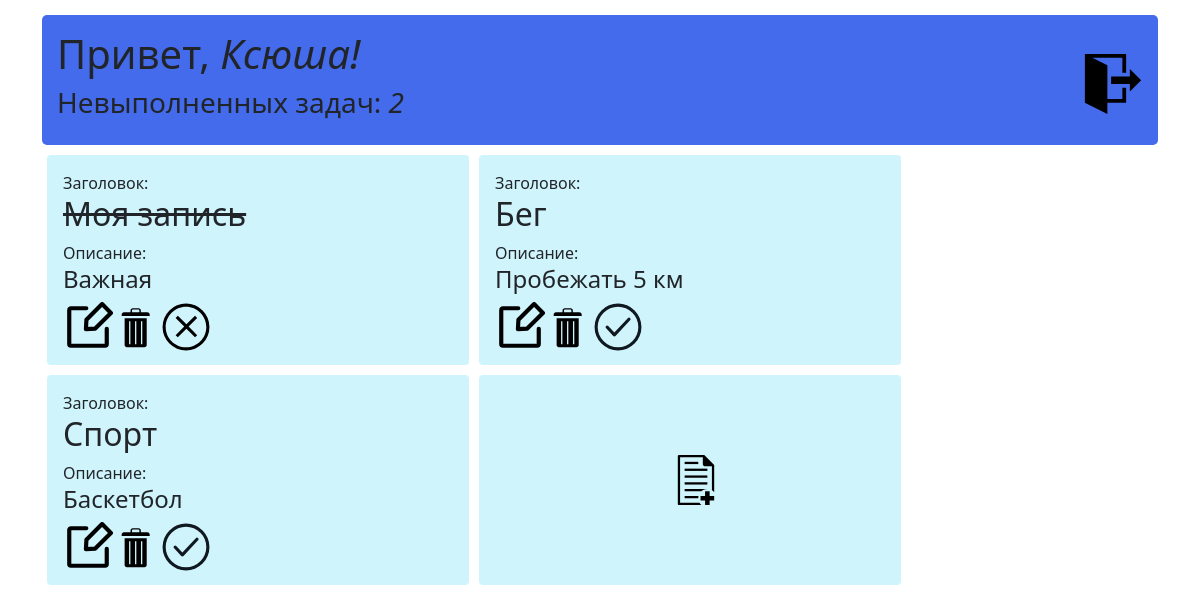
Page /task (signed in) on the committed database.
### app.py (models this page shows, shortened)
class Users(db.Model, UserMixin):
    id = db.Column(db.Integer, primary_key=True)
    name = db.Column(db.String(50), nullable=False, unique=True)
    psw = db.Column(db.String(500), nullable=False)

class Task(db.Model):
    id = db.Column(db.Integer, primary_key=True)
    title = db.Column(db.String(200), nullable=False)
    text = db.Column(db.Text, nullable=False)
    done = db.Column(db.Boolean, default=False, nullable=False)
    user_id = db.Column(db.Integer, nullable=False)
    date = db.Column(db.DateTime, default=datetime.utcnow)

### app.py (the view)
@app.route('/task')
@login_required
def index():
    user_id = current_user.id
    task = Task.query.filter_by(user_id=user_id).all()
    return render_template("index.html", task=task)

### app.py (called while the page is built)
@login_manager.user_loader
def load_user(user_id):
    return Users.query.get(user_id)

### templates/index.html (shortened to what this page needs)
{% extends 'base.html' %}
{% block body %}
<div class="container">
  <div class="my-header">
    <div>
      <h1>Привет, <i> {{ current_user.name }}!</i></h1>
      <h3>
        Невыполненных задач:
        <i> {{task|length - task|sum(attribute='done')}} </i>
      </h3>
    </div>
    <div><br>
      <p><a href="/logout"><img src="{{ url_for('static', filename='images/exit.svg') }}" width="60" height="60"
            alt="Выйти"></a></p>
    </div>
  </div>
  {% for el in task %}
  <div class="block">
    Заголовок: {% if el.done %}
    <h2 class="line-limit-length"><s>{{ el.title }}</s></h2>
    {% else %}
    <h2 class="line-limit-length">{{ el.title }}</h2>
    {% endif %} Описание:
    <h4 class="line-limit-length">{{ el.text}}</h4>
    <a href="/change_task/{{ el.id }}"><img src="{{ url_for('static', filename='images/change.svg') }}" width="50"
        height="50" alt="Изменить"></a>
    <a href="/task/{{ el.id }}/delete"><img src="{{ url_for('static', filename='images/delete.svg') }}" width="40"
        height="50" alt="Удалить"></a>
    {% if el.done %}
    <a href="/task/{{ el.id }}/no_done"><img src="{{ url_for('static', filename='images/not done.svg') }}" width="50"
        height="50" alt="Не выполнено"></a>
    {% else %}
    <a href="/task/{{ el.id }}/done"><img src="{{ url_for('static', filename='images/done.svg') }}" width="50"
        height="50" alt="Выполнено"></a>
    {% endif %}
  </div>
  {% endfor %}
  <div class="block">
    <p class="icon"><a href="/create_task"><img src="{{ url_for('static', filename='images/create.svg') }}"
          width="50" height="50" alt="Создать задачу"></a>
    </p>
</div>
</div>
{% endblock %}

### static/css/main.css (style rules this page uses)
.my-header { display: flex; margin-top: 15px; margin-bottom: 5px; justify-content: space-between; box-sizing: border-box; background: #446beb; border-radius: 5px; padding: 15px; }
.block { display: block; background-color: #cff4fc; border-color: #b6effb; padding: 1rem 1rem; border-radius: .25rem; width: 422px; height: 210px; margin: 5px; float: left; }
.line-limit-length { overflow: hidden; text-overflow: ellipsis; white-space: nowrap; }
.icon { padding: 4rem 11em ; }

### rows in the picture
Users: name "Ксюша"
Task: title "Моя запись", text "Важная", done True (drawn)
Task: title "Бег", text "Пробежать 5 км", done False (drawn)
Task: title "Спорт", text "Баскетбол", done False (drawn)

### other values in the picture
{{ task|length - task|sum(attribute='done') }} "2"
